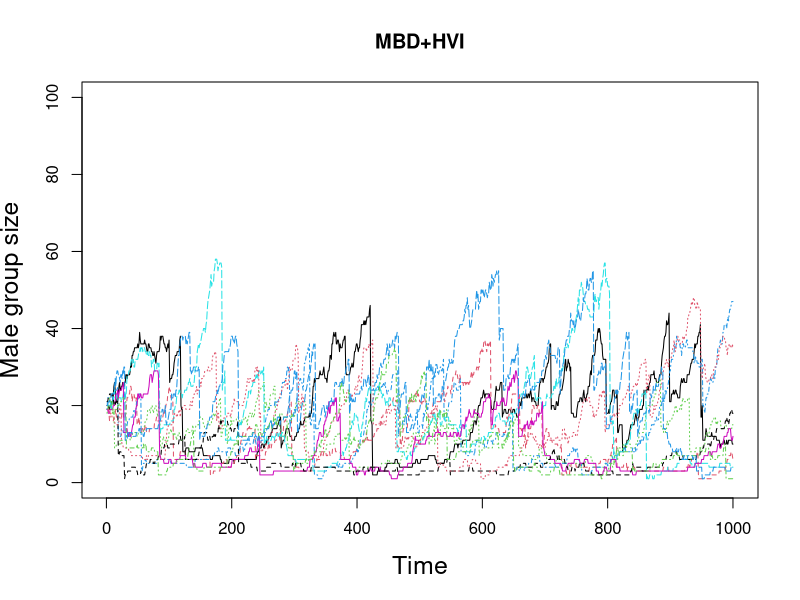
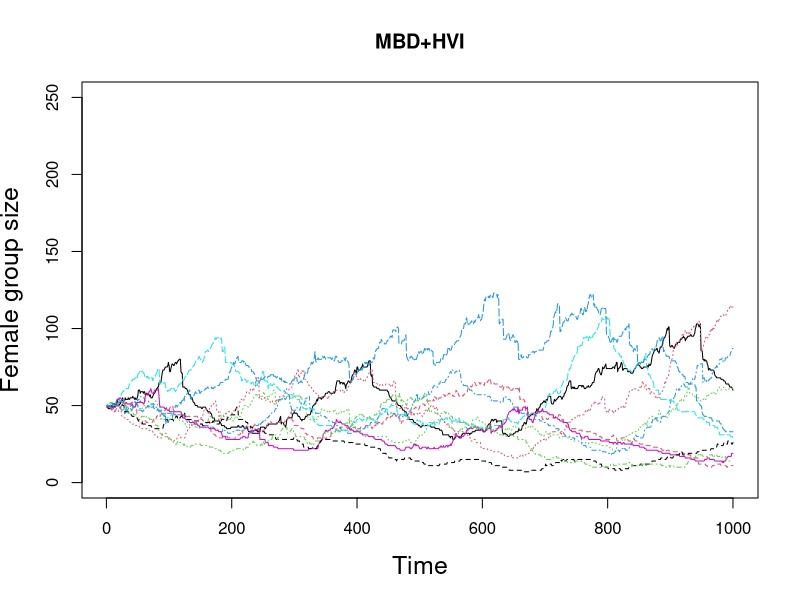
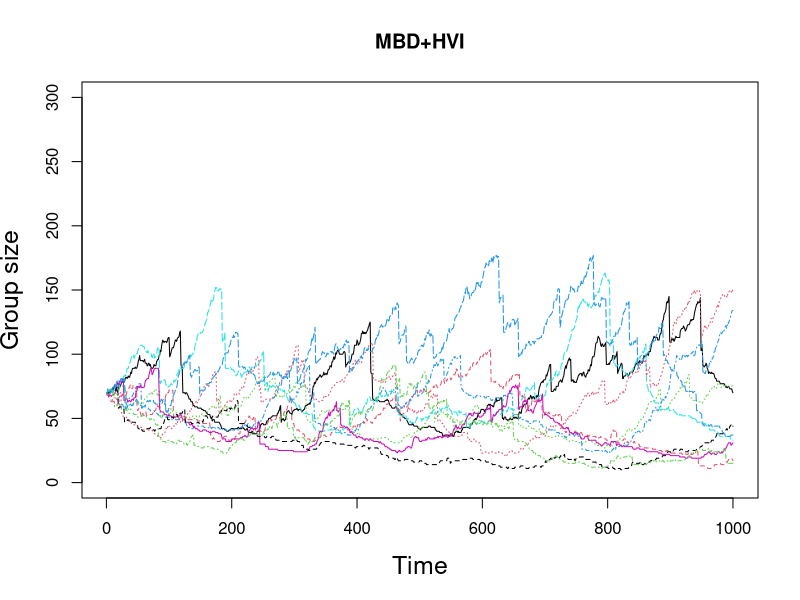
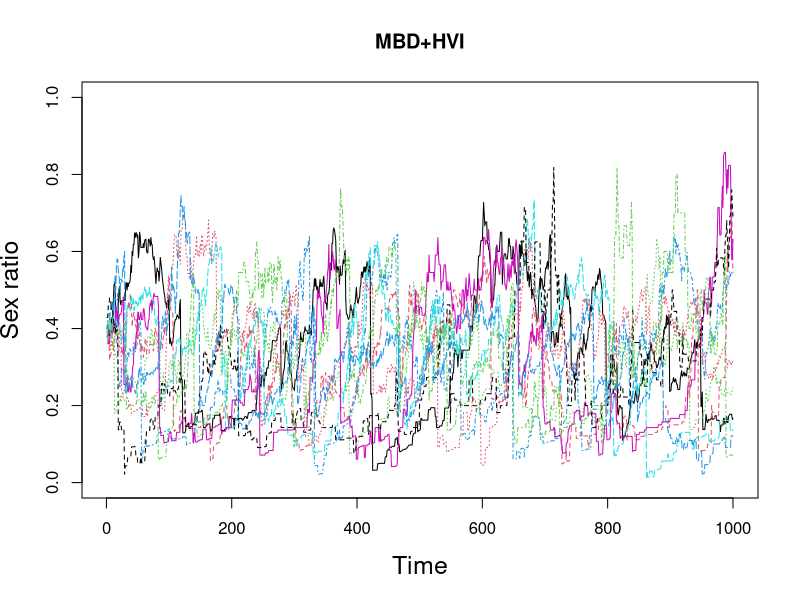
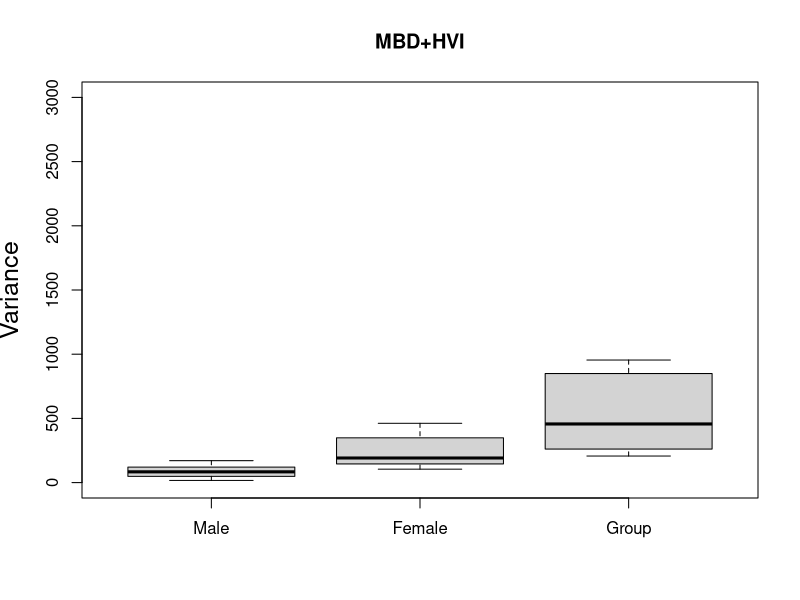
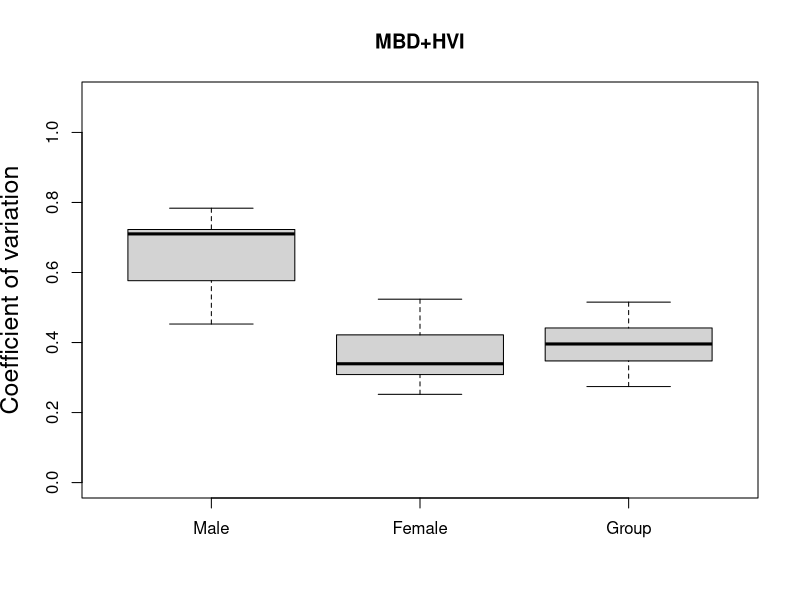

Reproduce these figures in R, in order.
#Parameters
set.seed(100)
N.group<- 10
b<-.02
K<-1000
u.m<-.01
u.f<-.005
p<-.001
v.m<-.5
v.f<-.1
d.f<-.0001
d.m<-.01
simtime<-1000

#Initial conditions
N.m.mat<-N.f.mat<-matrix(rep(0, N.group*simtime), nrow = simtime)
N.m<-rep(20, N.group)
N.f<-rep(50, N.group)
N.m.mat[1,]<-N.m
N.f.mat[1,]<-N.f

#Updating the group sizes
for (t in 1:simtime) {
  B.m<-rpois(N.group, b*N.f*pmax((1-sum(N.m)*(N.f+N.m)/K/N.m),0))
  B.f<-rpois(N.group, b*N.f*pmax((1-sum(N.m)*(N.f+N.m)/K/N.m),0))
  N.m<-N.m+B.m
  N.f<-N.f+B.f
  infect<-(runif(N.group)<p*N.m)
  U.m<-rpois(N.group, u.m*N.m+infect*v.m*N.m)
  U.f<-rpois(N.group, u.f*N.f+infect*v.f*N.f)
  N.m<-pmax(N.m-U.m, 1)
  N.f<-pmax(N.f-U.f, 1)
  D.m.out<-pmin(rpois(N.group, d.m*N.m^2/N.f),N.m-1)
  D.f.out<-pmin(rpois(N.group, d.f*N.f^2/N.m),N.f-1)
  N.m<-N.m - D.m.out
  N.f<-N.f - D.f.out
  D.m.in<-rmultinom(1, sum(D.m.out), N.f^2/N.m/(sum(N.f^2/N.m)))
  D.f.in<-rmultinom(1, sum(D.f.out), N.m^2/N.f/(sum(N.m^2/N.f)))
  N.m<-N.m + D.m.in
  N.f<-N.f + D.f.in
  N.m.mat[t,]<-N.m
  N.f.mat[t,]<-N.f
}

#Compute variances
Var.M<-apply(N.m.mat, 2, var)
Var.F<-apply(N.f.mat, 2, var)
Var.G<-apply(N.m.mat+N.f.mat, 2, var)
mean.N.m<-apply(N.m.mat, 2, mean)
mean.N.f<-apply(N.f.mat, 2, mean)
mean.G<-apply(N.f.mat+N.m.mat, 2, mean)
df.var<-cbind("Male"=Var.M, "Female"=Var.F, "Group"=Var.G)
df.cov<-cbind("Male"=sqrt(Var.M)/mean.N.m, "Female"=sqrt(Var.F)/mean.N.f, "Group"=sqrt(Var.G)/mean.G)

pdf("../Manuscript/figures/A2B1plot%01d.pdf", onefile=FALSE)
#plot time series
plot.m<-matplot(N.m.mat, ylim = c(0, 100), xlab="Time", ylab="Male group size", type = "l", main="MBD+HVI", cex.lab = 1.5);
plot.f<-matplot(N.f.mat, ylim = c(0, 250), xlab="Time", ylab="Female group size", type = "l", main="MBD+HVI", cex.lab = 1.5);
plot.g<-matplot(N.f.mat+N.m.mat, ylim = c(0, 300), xlab="Time", ylab="Group size", type = "l", main="MBD+HVI", cex.lab = 1.5);
plot.r<-matplot(N.m.mat/N.f.mat, ylim = c(0, 1), xlab="Time", ylab = "Sex ratio", type = "l", main="MBD+HVI", cex.lab = 1.5);

#plot variances
plot.var<-boxplot(df.var, ylim=c(0, 3000), ylab="Variance", main="MBD+HVI", cex.lab = 1.5);
plot.cov<-boxplot(df.cov, ylim=c(0, 1.1), ylab="Coefficient of variation", main="MBD+HVI", cex.lab = 1.5);

dev.off()